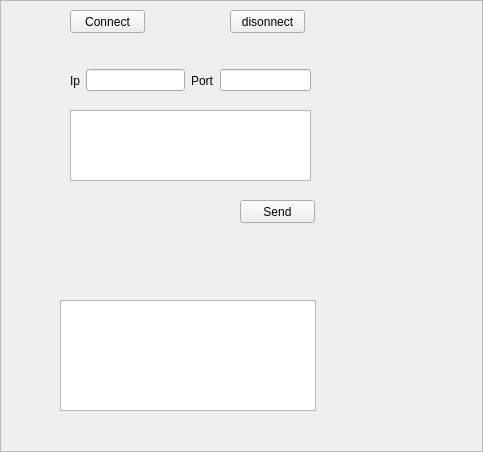
<?xml version="1.0" encoding="UTF-8"?>
<ui version="4.0">
 <class>TcpClientFrame</class>
 <widget class="QFrame" name="TcpClientFrame">
  <property name="geometry">
   <rect>
    <x>0</x>
    <y>0</y>
    <width>483</width>
    <height>452</height>
   </rect>
  </property>
  <property name="windowTitle">
   <string>Frame</string>
  </property>
  <property name="frameShape">
   <enum>QFrame::StyledPanel</enum>
  </property>
  <property name="frameShadow">
   <enum>QFrame::Raised</enum>
  </property>
  <widget class="QWidget" name="layoutWidget">
   <property name="geometry">
    <rect>
     <x>70</x>
     <y>60</y>
     <width>241</width>
     <height>41</height>
    </rect>
   </property>
   <layout class="QHBoxLayout" name="horizontalLayout">
    <item>
     <widget class="QLabel" name="label">
      <property name="text">
       <string>Ip</string>
      </property>
     </widget>
    </item>
    <item>
     <widget class="QLineEdit" name="lineEdit_ip"/>
    </item>
    <item>
     <widget class="QLabel" name="label_2">
      <property name="text">
       <string>Port</string>
      </property>
     </widget>
    </item>
    <item>
     <widget class="QLineEdit" name="lineEdit_port">
      <property name="maximumSize">
       <size>
        <width>100</width>
        <height>16777215</height>
       </size>
      </property>
     </widget>
    </item>
   </layout>
  </widget>
  <widget class="QPushButton" name="pushButton_disconnect">
   <property name="geometry">
    <rect>
     <x>230</x>
     <y>10</y>
     <width>75</width>
     <height>23</height>
    </rect>
   </property>
   <property name="text">
    <string>disonnect</string>
   </property>
  </widget>
  <widget class="QPushButton" name="pushButton_connect">
   <property name="geometry">
    <rect>
     <x>70</x>
     <y>10</y>
     <width>75</width>
     <height>23</height>
    </rect>
   </property>
   <property name="text">
    <string>Connect</string>
   </property>
  </widget>
  <widget class="QTextBrowser" name="textBrowser">
   <property name="geometry">
    <rect>
     <x>60</x>
     <y>300</y>
     <width>256</width>
     <height>111</height>
    </rect>
   </property>
  </widget>
  <widget class="QPushButton" name="pushButton_send">
   <property name="geometry">
    <rect>
     <x>240</x>
     <y>200</y>
     <width>75</width>
     <height>23</height>
    </rect>
   </property>
   <property name="text">
    <string>Send</string>
   </property>
  </widget>
  <widget class="QTextEdit" name="textEdit">
   <property name="geometry">
    <rect>
     <x>70</x>
     <y>110</y>
     <width>241</width>
     <height>71</height>
    </rect>
   </property>
  </widget>
 </widget>
 <resources/>
 <connections/>
</ui>
